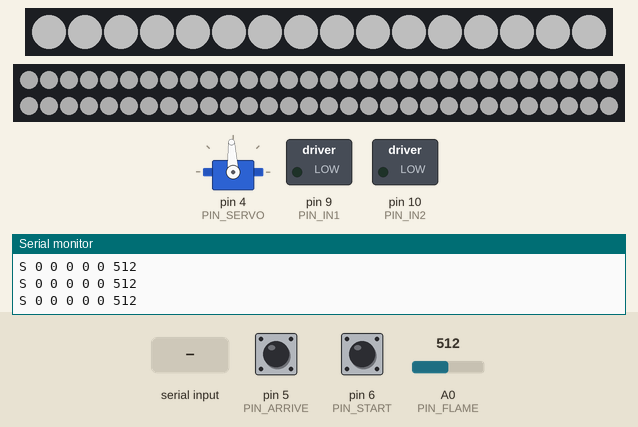
Recording of a sketch running on a simulated Arduino Nano, built with avr-gcc and run on an emulated ATmega328P. On the bench: 16 RGB LEDs in strip order, left to right, 60 RGB LEDs in strip order, left to right, continuing on the next row, servo, switched loads named in the sketch (green lamp = pin HIGH), the last lines printed to the serial monitor. The test bench sets the inputs (shaded band); at power-on: A0 (PIN_FLAME) = 512, pin 5 (PIN_ARRIVE) HIGH, pin 6 (PIN_START) HIGH. Dim RGB values are drawn brighter than linear.

Above: at 1.2 s.
1.3 s: A0 (PIN_FLAME) set to 105
3.3 s: A0 (PIN_FLAME) set to 95
At 3.55 s:
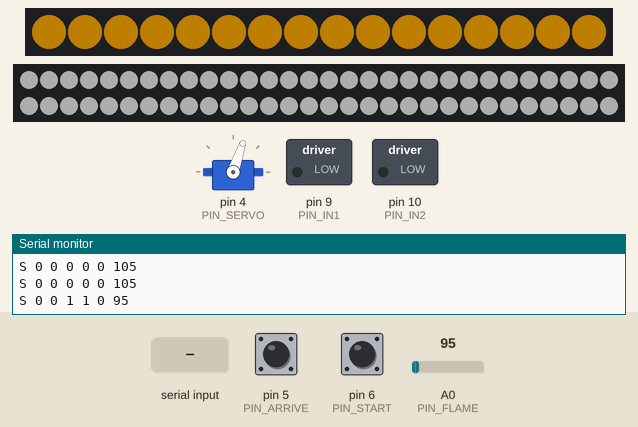
At 4.16 s:
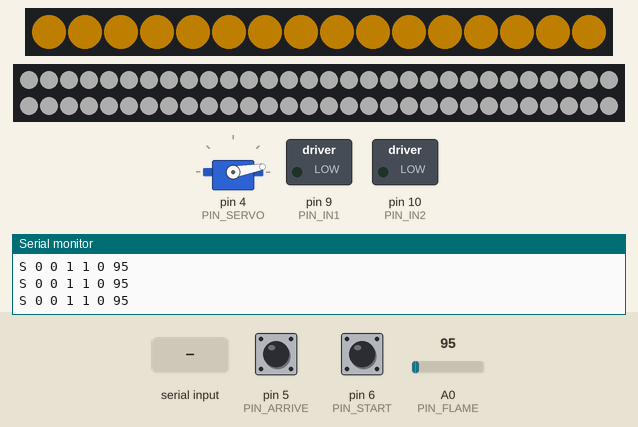
5.8 s: A0 (PIN_FLAME) set to 122
At 6.14 s:
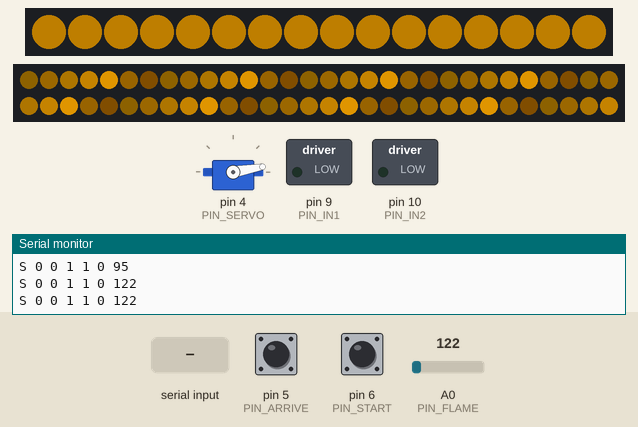
8.8 s: pin 5 (PIN_ARRIVE) pulled LOW for 0.15 s
At 8.97 s:
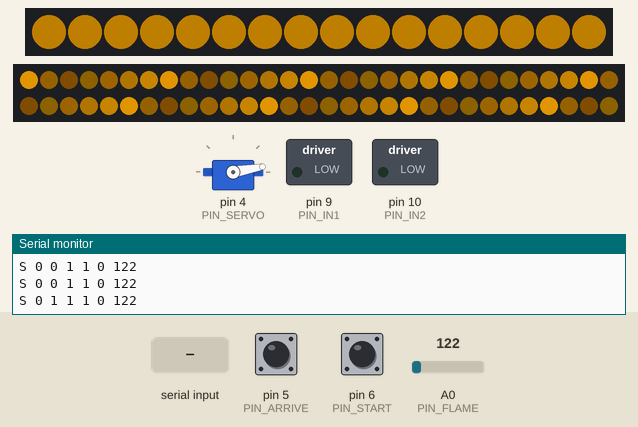
9.5 s: pin 6 (PIN_START) pulled LOW for 0.15 s
10.2 s: byte 10 ('\n') received over Serial
Timing chart, 0 to 13.2 s (numbered marks = the images above; inputs shaded):
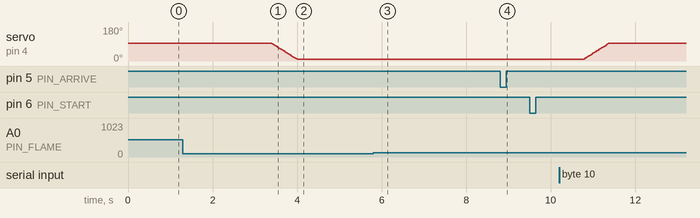

The sketch:

omx_io.ino
```cpp
// OMX 세컨드 배리어 — 현장 입출력 (Arduino Nano)
//
// 배선 (2026-10-08 v4, 사용자 시험 스케치 기준):
//   도착 센서 D5 · 투입 센서 D6 (IR 모듈 SZH-SSBH-002, 감지 시 LOW, 내부 풀업 — 빠진 핀이 '감지'로 읽히지 않게)
//   2026-10-09 v4.2: 도착 센서를 D11 로 옮김 (D12 줄이 계속 LOW 로 붙어 있음 — 배선 확인 전 임시).
//   2026-10-12 v4.3: 재배선 — 도착 D5 · 투입 D6 · 문 서보 D4 (도착/투입 D5·D6 배정은 실기에서 확인).
//   2026-10-12 v4.4: 불꽃 센서(A0) 화재 감지 다시 켬 — 빛이 셀수록 값이 낮아지는 센서라 기준 '이하'면 불꽃 (100)
//                    (평상시 실측 849~868). 화재 때 벽면 LED 도 바닥 물결과 같은 색, 바닥 물결 꼬리 길게·간격 좁게.
//   상태 줄 순서(s1 투입, s2 도착)는 그대로라 젯슨 쪽은 바뀌지 않는다.
//   화염 센서 A0 (불꽃이면 값 감소), 출입문 서보 D4 (93° 닫힘 / 10° 열림), 컨베이어 L298N IN1 D9 · IN2 D10
//   벽면 네오픽셀 16개 D13: 평상시 백색, 사람 감속 주황(O), 사람 정지 빨강(R), 작업 완료 초록(C), 화재 = 바닥 물결과 같은 색 — 연결 끊김 때는 백색
//   대피 유도 네오픽셀 60개 D3
//   D3: 평상시 은은한 백색, 화재 시 노란 물결이 아두이노 쪽에서 먼 끝(입구) 쪽으로 흐르며 대피 방향을 알린다
//       (불꽃 센서가 직접 감지했을 때 + 젯슨이 화재 상황(Y)을 알리는 동안 — 관리자 '상황 종료'까지)
//   상태 줄: s1 = D6 투입, s2 = D5 도착
//
// 판단은 젯슨이 한다. 아두이노는 젯슨 명령을 따르되, 젯슨 없이도 스스로 지키는 것만 직접 한다:
//   1) 불꽃 감지(0.1초 이상) → 컨베이어 정지, 출입문 열림, 노란불 (마지막 감지 후 5초 유지, 전원 직후 2초는 무시)
//   2) 젯슨 명령이 1초 끊기면 → 컨베이어 정지, 출입문 닫힘(불꽃 제외), 흰불
//   3) 도착 센서(D5) 감지 → 컨베이어 즉시 정지 (젯슨 왕복을 기다리면 물품이 끝을 지나칠 수 있다)
//   투입 센서(D6)로 출발하는 판단은 젯슨이 한다 (사람 근접·화재·작업 여부를 보고). 아두이노는 값만 보낸다.
//
// 프로토콜 (9600bps, 줄 단위 텍스트):
//   젯슨 → 아두이노: "C <conv> <door> <led> [<arr>]"  200ms마다 + 바뀔 때. 받는 것 자체가 하트비트.
//                    arr = 0 이면 도착 센서(D5)로 멈추지 않음 (센서 고장 시 임시, 젯슨 설정 conveyor.arrive_sensor).
//                    없거나 1 이면 기본대로 도착 센서 감지 시 즉시 정지. 연결이 끊기면 기본으로 돌아간다.
//                    conv/door = 0|1, led = G(대기) B(작업 중) O(사람 감속) R(사람 정지, 재가동 전까지) C(작업 완료)
//                    Y(화재 — 불꽃이 꺼진 뒤에도 관리자 '상황 종료'까지: 바닥 노란 물결)
//   아두이노 → 젯슨: "S <s1> <s2> <fire> <door> <conv> <flame>"  바뀔 때 + 200ms마다
//   그 밖의 줄(시작 안내 등)은 젯슨이 무시한다.
// 9600bps인 이유: 네오픽셀 show() 동안 인터럽트가 꺼져(16개 약 0.5ms) 115200이면 받는 글자가 깨질 수 있다.

#include <Servo.h>
#include <Adafruit_NeoPixel.h>

const int PIN_START = 6;                     // 투입
const int PIN_ARRIVE = 5;                    // 도착
const int PIN_GUIDE = 3;
const int PIN_FLAME = A0;
const int PIN_SERVO = 4;
const int PIN_IN1 = 9, PIN_IN2 = 10;
const int PIN_PIXEL = 13;

const int NUM_PIXELS = 16;
const int BRIGHTNESS = 80;

// 대피 유도 물결 (사용자 시험 스케치 값 바탕)
const int GUIDE_PIXELS = 60;
const float GUIDE_MAX = 0.80;                 // 물결 최대 밝기 비율 (시험 스케치 0.35 → 0.80, 2026-10-08 사용자: 더 밝게)
const float GUIDE_WHITE = 0.20;               // 평상시 백색 밝기 비율 (은은하게)
const float SPACING = 7.0;                    // 빛 덩어리 간격 (LED 개수). 시험 스케치 20 → 6 (2026-10-08) → 7 (2026-10-12 사용자: 간격 좁게)
const float TAIL = 11.0;                      // 꼬리 길이. SPACING 보다 길면 앞 덩어리 꼬리와 겹친다(밝은 쪽을 씀). 5 → 11 (2026-10-12 사용자: 꼬리 길게)
const float HEAD_SOFT = 1.5;                  // 머리 앞쪽 번짐
const float SPEED = 6.0;                      // 초당 이동 칸 수
const float BASE_GLOW = 0.04;                 // 바닥 은은한 빛
const unsigned long FRAME_TIME = 15;          // 갱신 간격 (ms)
const unsigned long SERVO_DETACH_DELAY = 300; // 서보 도착 후 신호를 끊기까지 (LED 갱신 때 서보 떨림 방지)

const int ANGLE_CLOSED = 93;
const int ANGLE_OPEN = 10;
const unsigned long SERVO_MOVE_TIME = 600;   // 93° ↔ 10° 전체 이동 시간 (ms)
const unsigned long SERVO_STEP_INTERVAL = SERVO_MOVE_TIME / abs(ANGLE_CLOSED - ANGLE_OPEN);

// 불꽃 센서: 빛이 셀수록 값이 낮아진다 (2026-10-12 사용자 확인). 평상시(조명·LED 켜짐) 실측 849~868.
// 2026-10-08 실기에서 기준 방향이 반대(크면 불꽃)라 늘 화재로 잡혀 보류했다 → 2026-10-12 v4.4: 방향 바로잡아 다시 켬.
const bool FLAME_ENABLED = true;
// 2026-10-12 라이터 실측: 가까이 6~123, 조금 멀리 290~790 / 평상시 849~1023.
// 사용자 결정: 100 이하일 때만 화재 (가까운 불꽃만 — 잘못 울림 최소화)
const int FLAME_THRESHOLD = 100;              // 이 값 이하면 불꽃
const unsigned long FLAME_HOLD_TIME = 5000;   // 마지막 감지 후 화재 유지 (ms)
const unsigned long FLAME_WARMUP = 2000;      // 전원 직후 0.5초쯤 값이 300대로 낮게 나온다(실측) → 그동안 무시
const unsigned long FLAME_CONFIRM = 100;      // 기준 아래로 이만큼 계속 있어야 불꽃 (순간 튐 거르기)
// 화재 색 — 바닥 대피 물결과 벽면 LED 를 같은 색으로 (2026-10-12 사용자: 통일)
const uint8_t FIRE_R = 255, FIRE_G = 170, FIRE_B = 0;
const unsigned long LINK_TIMEOUT = 1000;      // 젯슨 명령이 이만큼 끊기면 스스로 안전 상태로
const unsigned long DEBOUNCE_MS = 30;         // 근접센서 떨림 거르기
const unsigned long TX_INTERVAL = 200;

Servo servo;
Adafruit_NeoPixel pixels(NUM_PIXELS, PIN_PIXEL, NEO_GRB + NEO_KHZ800);
Adafruit_NeoPixel guide(GUIDE_PIXELS, PIN_GUIDE, NEO_GRB + NEO_KHZ800);

// 젯슨 명령
bool convCmd = false, doorCmd = false;
bool arriveStop = true;                      // 도착 센서(D5) 감지 시 정지 (젯슨이 끌 수 있음)
char ledCmd = 'G';
unsigned long lastCmd = 0;
bool everLinked = false;

// 센서 (떨림 거른 값)
struct Debounced {
  int pin; bool stable; bool raw; unsigned long since;
};
Debounced start = {PIN_START, false, false, 0};
Debounced arrive = {PIN_ARRIVE, false, false, 0};

unsigned long lastFlameTime = 0, flameSince = 0;
bool flameHigh = false;
bool fireOn = false;
int flameValue = 0;

int currentAngle = ANGLE_CLOSED, targetAngle = ANGLE_CLOSED;
unsigned long lastServoStep = 0;
bool servoAttached = false;
unsigned long servoArriveTime = 0;

float phase = 0;
unsigned long lastFrame = 0;
int guideMode = -1;                           // 0 = 백색, 1 = 화재 물결 (같은 백색은 다시 그리지 않는다)

uint32_t shownColor = 0xFFFFFFFF;            // 같은 색이면 show() 를 다시 부르지 않는다

char line[24];
int lineLen = 0;
unsigned long lastTx = 0;
int prevState = -1;

bool readDebounced(Debounced& d) {
  bool r = digitalRead(d.pin) == LOW;        // 감지 시 LOW
  if (r != d.raw) { d.raw = r; d.since = millis(); }
  if (d.stable != d.raw && millis() - d.since >= DEBOUNCE_MS) d.stable = d.raw;
  return d.stable;
}

void showColor(uint32_t c) {
  if (c == shownColor) return;
  shownColor = c;
  for (int i = 0; i < NUM_PIXELS; i++) pixels.setPixelColor(i, c);
  pixels.show();
}

void setConveyor(bool on) {
  digitalWrite(PIN_IN1, LOW);
  digitalWrite(PIN_IN2, on ? HIGH : LOW);    // 사용자 시험 스케치와 같은 방향
}

// 서보는 움직이는 동안만 신호를 준다. 네오픽셀 show() 가 인터럽트를 끄면 서보 펄스가 흔들려 떨기 때문.
void updateServo() {
  if (currentAngle != targetAngle) {
    if (!servoAttached) {
      servo.write(currentAngle);
      servo.attach(PIN_SERVO);
      servoAttached = true;
    }
    if (millis() - lastServoStep < SERVO_STEP_INTERVAL) return;
    lastServoStep = millis();
    currentAngle += (targetAngle > currentAngle) ? 1 : -1;
    servo.write(currentAngle);
    if (currentAngle == targetAngle) servoArriveTime = millis();
  } else if (servoAttached && millis() - servoArriveTime >= SERVO_DETACH_DELAY) {
    servo.detach();
    servoAttached = false;
  }
}

void drawWave() {
  for (int i = 0; i < GUIDE_PIXELS; i++) {     // 0번(아두이노 쪽) → 59번(입구 쪽)으로 흐른다
    float d = fmod(phase - i, SPACING);
    if (d < 0) d += SPACING;
    float b = 0;
    for (float dk = d; dk <= TAIL; dk += SPACING) {   // 이 칸에 닿는 꼬리들 (가까운 머리부터) 중 가장 밝은 값
      float t = 1.0 - dk / TAIL;
      if (t * t > b) b = t * t;
    }
    float ahead = SPACING - d;
    if (ahead < HEAD_SOFT) { float f = 1.0 - ahead / HEAD_SOFT; if (f * f > b) b = f * f; }
    if (b < BASE_GLOW) b = BASE_GLOW;
    float k = guide.gamma8((uint8_t)(b * 255)) / 255.0 * GUIDE_MAX;
    guide.setPixelColor(i, guide.Color(FIRE_R * k, FIRE_G * k, FIRE_B * k));
  }
  guide.show();
}

// 대피 유도: 평상시 백색은 한 번만 그린다 (다시 show() 하지 않음). 화재 때만 물결을 15ms 마다 그린다.
// 60개 show() 는 인터럽트를 약 1.8ms 끈다(9600bps 에서 2글자 미만 → 수신 버퍼가 받아 둔다).
// 글자가 막 들어와 있는 순간과 서보가 움직이는 중에만 한 번 건너뛴다 (시험 스케치처럼 부드럽게).
// 화재 때 문이 열리는 0.6초 동안은 물결이 잠깐 멈춘다 (서보 떨림 방지, 시험 스케치와 같음).
void updateGuide(bool fire, unsigned long now) {
  if (servoAttached || Serial.available()) return;
  if (!fire) {
    if (guideMode != 0) {
      uint8_t w = 255 * GUIDE_WHITE;
      for (int i = 0; i < GUIDE_PIXELS; i++) guide.setPixelColor(i, guide.Color(w, w, w));
      guide.show();
      guideMode = 0;
    }
    return;
  }
  if (now - lastFrame < FRAME_TIME) return;
  float dt = min(0.1, (now - lastFrame) / 1000.0);
  lastFrame = now;
  phase += SPEED * dt;
  if (phase >= SPACING) phase -= SPACING;
  drawWave();
  guideMode = 1;
}

// "C <conv> <door> <led> [<arr>]"
void handleLine(const char* s) {
  if (s[0] != 'C' || strlen(s) < 7) return;
  if (s[2] != '0' && s[2] != '1') return;
  if (s[4] != '0' && s[4] != '1') return;
  char led = s[6];
  if (led != 'G' && led != 'B' && led != 'O' && led != 'R' && led != 'C' && led != 'Y') return;
  convCmd = s[2] == '1';
  doorCmd = s[4] == '1';
  ledCmd = led;
  arriveStop = !(strlen(s) >= 9 && s[7] == ' ' && s[8] == '0');
  lastCmd = millis();
  everLinked = true;
}

void readSerial() {
  while (Serial.available()) {
    char ch = Serial.read();
    if (ch == '\n' || ch == '\r') {
      line[lineLen] = 0;
      if (lineLen) handleLine(line);
      lineLen = 0;
    } else if (lineLen < (int)sizeof(line) - 1) {
      line[lineLen++] = ch;
    } else {
      lineLen = 0;                           // 너무 긴 줄은 버린다
    }
  }
}

void setup() {
  pinMode(PIN_START, INPUT_PULLUP);
  pinMode(PIN_ARRIVE, INPUT_PULLUP);
  pinMode(PIN_FLAME, INPUT);
  pinMode(PIN_IN1, OUTPUT);
  pinMode(PIN_IN2, OUTPUT);
  setConveyor(false);                        // 시작 직후 모터 정지

  pixels.begin();
  pixels.setBrightness(BRIGHTNESS);
  showColor(pixels.Color(255, 255, 255));    // 조명: 항상 백색
  guide.begin();
  guide.setBrightness(255);                  // 밝기는 GUIDE_WHITE / GUIDE_MAX 로
  guide.clear();
  guide.show();

  servo.write(ANGLE_CLOSED);                 // attach 전에 각도 지정 (튐 방지)
  servo.attach(PIN_SERVO);
  servoAttached = true;
  servoArriveTime = millis();

  Serial.begin(9600);
  Serial.println("# omx_io v4.4 (도착 D5 / 투입 D6 / 화염 A0 / 문 서보 D4 / 모터 D9,D10 / 조명 D13 / 대피유도 D3)");
  lastFrame = millis();
}

void loop() {
  readSerial();
  unsigned long now = millis();

  bool a = readDebounced(start);             // 투입 (젯슨이 출발 판단에 쓴다)
  bool b = readDebounced(arrive);            // 도착 (여기서 즉시 정지)
  flameValue = analogRead(PIN_FLAME);
  bool high = FLAME_ENABLED && flameValue <= FLAME_THRESHOLD && now >= FLAME_WARMUP;
  if (high && !flameHigh) flameSince = now;
  flameHigh = high;
  if (high && now - flameSince >= FLAME_CONFIRM) { lastFlameTime = now; fireOn = true; }
  else if (fireOn && now - lastFlameTime >= FLAME_HOLD_TIME) fireOn = false;

  bool linked = everLinked && now - lastCmd < LINK_TIMEOUT;
  if (!linked) { convCmd = false; doorCmd = false; arriveStop = true; }   // 다시 연결되면 젯슨이 새로 명령해야 움직인다

  bool conv = convCmd && linked && !fireOn && !(b && arriveStop);
  bool door = fireOn || (doorCmd && linked);
  setConveyor(conv);
  targetAngle = door ? ANGLE_OPEN : ANGLE_CLOSED;
  updateServo();
  // 대피 유도: 불꽃을 직접 봤을 때 + 젯슨이 화재 상황(Y)을 알리는 동안 (젯슨 연결이 끊겨도 불꽃이면 물결)
  updateGuide(fireOn || (linked && ledCmd == 'Y'), now);
  // 벽면 D13: 화재 주황(2026-10-12 사용자), 사람 정지 빨강, 사람 감속 주황, 그 밖(대기·작업 중·연결 끊김)은 백색.
  // 같은 색이면 다시 그리지 않는다.
  if (fireOn || (linked && ledCmd == 'Y')) showColor(pixels.Color(FIRE_R, FIRE_G, FIRE_B));
  else if (linked && ledCmd == 'R') showColor(pixels.Color(255, 0, 0));
  else if (linked && ledCmd == 'O') showColor(pixels.Color(255, 90, 0));
  else if (linked && ledCmd == 'C') showColor(pixels.Color(0, 255, 0));
  else showColor(pixels.Color(255, 255, 255));

  int st = a | b << 1 | fireOn << 2 | door << 3 | conv << 4;
  if (st != prevState || now - lastTx >= TX_INTERVAL) {
    Serial.print("S "); Serial.print(a); Serial.print(' '); Serial.print(b); Serial.print(' ');
    Serial.print(fireOn); Serial.print(' '); Serial.print(door); Serial.print(' '); Serial.print(conv);
    Serial.print(' '); Serial.println(flameValue);
    prevState = st;
    lastTx = now;
  }
}
```

Measured:
- the behaviour switches between 101 and 100 on A0 (PIN_FLAME) (found by bisection; images 0 and 1)
- after the input at 3.3 s, servo on pin 4 (PIN_SERVO): moves from 93° to 10° over 0.60 s, starting after 0.10 s; the LEDs: change after 0.10 s (image 1)
